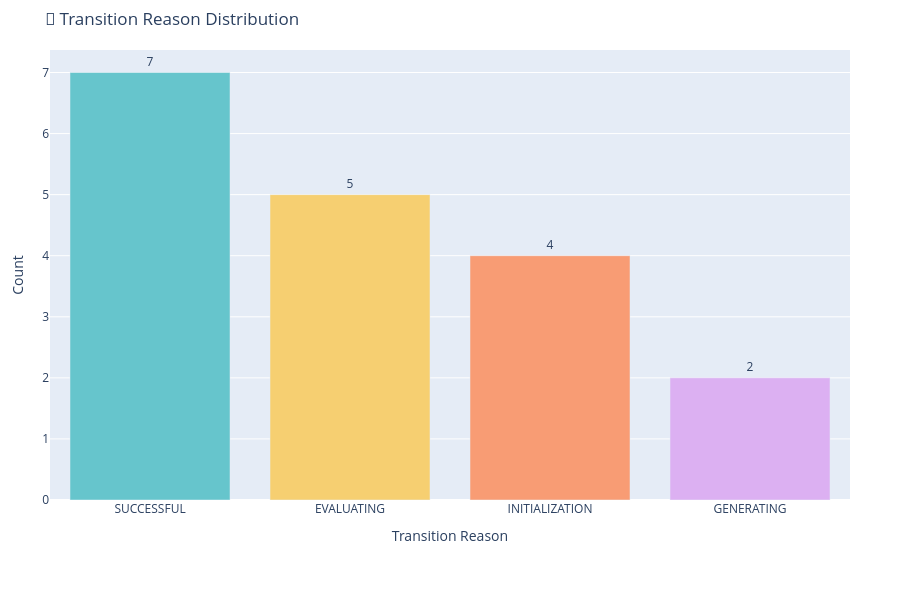

Notebook code for this chart:
### Markdown cell above
### 📊 Transition Reason Distribution

This code generates a **countplot** to visualize the distribution of **transition reasons** across the FSM state transitions.

#### 🧠 What this code does:

* **Prepares the data**: The `reason_label` column is created by splitting the `reason` field, showing only the part of the reason after the last period (`.`), making the labels more readable (e.g., `SUCCESSFUL` instead of `TRANSITION_REASON_TYPE.SUCCESSFUL`).

* **Creates a countplot**:

  * The `x-axis` shows **transition reasons**, and the `y-axis` shows the **count of occurrences** for each reason.
  * **Color-coded** by reason, where each reason has its own distinct color to aid in visual differentiation.

#### 🔍 What you're observing:

* A **countplot** showing the **distribution of transition reasons** across all recorded FSM transitions.
* The **x-axis** labels represent different types of reasons for state transitions (such as `INITIALIZATION`, `SUCCESSFUL`, `EVALUATING`, etc.).
* The **y-axis** shows how often each reason occurs in the data, providing insight into the frequency of different transition types.

This visualization helps you quickly assess the **most common reasons** for transitions and identify potential patterns or anomalies in the state machine's operation.

### Code cell
import plotly.express as px

# Step 1: Copy and clean
df_reasons = df.copy()
df_reasons["reason_label"] = df_reasons["reason"].apply(lambda x: x.split(".")[-1] if isinstance(x, str) else "Unknown")

# Step 2: Count transition reasons
reason_counts = (
    df_reasons["reason_label"]
    .value_counts()
    .rename_axis("reason_label")
    .reset_index(name="reason_count")
    .sort_values("reason_count", ascending=False)
)

# Step 3: Plot
fig = px.bar(
    reason_counts,
    x="reason_label",
    y="reason_count",
    text="reason_count",
    title="🔄 Transition Reason Distribution",
    labels={"reason_label": "Transition Reason", "reason_count": "Count"},
    color="reason_label",
    color_discrete_sequence=px.colors.qualitative.Pastel
)

fig.update_traces(textposition="outside")

fig.update_layout(
    height=600,
    xaxis_title="Transition Reason",
    yaxis_title="Count",
    margin=dict(l=50, r=50, t=50, b=100),
    showlegend=False
)

fig.show()

### Figure 1 — Plotly figure (JSON) as saved in the notebook; plotly's stock layout.template omitted (floating-point values rounded to 4 significant figures)
{"data": [{"hovertemplate": "Transition Reason=%{x}<br>Count=%{text}<extra></extra>", "legendgroup": "SUCCESSFUL", "marker": {"color": "rgb(102, 197, 204)", "pattern": {"shape": ""}}, "name": "SUCCESSFUL", "orientation": "v", "showlegend": true, "text": [7.0], "textposition": "outside", "type": "bar", "x": ["SUCCESSFUL"], "xaxis": "x", "y": [7], "yaxis": "y"}, {"hovertemplate": "Transition Reason=%{x}<br>Count=%{text}<extra></extra>", "legendgroup": "EVALUATING", "marker": {"color": "rgb(246, 207, 113)", "pattern": {"shape": ""}}, "name": "EVALUATING", "orientation": "v", "showlegend": true, "text": [5.0], "textposition": "outside", "type": "bar", "x": ["EVALUATING"], "xaxis": "x", "y": [5], "yaxis": "y"}, {"hovertemplate": "Transition Reason=%{x}<br>Count=%{text}<extra></extra>", "legendgroup": "INITIALIZATION", "marker": {"color": "rgb(248, 156, 116)", "pattern": {"shape": ""}}, "name": "INITIALIZATION", "orientation": "v", "showlegend": true, "text": [4.0], "textposition": "outside", "type": "bar", "x": ["INITIALIZATION"], "xaxis": "x", "y": [4], "yaxis": "y"}, {"hovertemplate": "Transition Reason=%{x}<br>Count=%{text}<extra></extra>", "legendgroup": "GENERATING", "marker": {"color": "rgb(220, 176, 242)", "pattern": {"shape": ""}}, "name": "GENERATING", "orientation": "v", "showlegend": true, "text": [2.0], "textposition": "outside", "type": "bar", "x": ["GENERATING"], "xaxis": "x", "y": [2], "yaxis": "y"}], "layout": {"barmode": "relative", "height": 600, "legend": {"title": {"text": "Transition Reason"}, "tracegroupgap": 0}, "margin": {"b": 100, "l": 50, "r": 50, "t": 50}, "showlegend": false, "title": {"text": "🔄 Transition Reason Distribution"}, "xaxis": {"anchor": "y", "categoryarray": ["SUCCESSFUL", "EVALUATING", "INITIALIZATION", "GENERATING"], "categoryorder": "array", "domain": [0, 1], "title": {"text": "Transition Reason"}}, "yaxis": {"anchor": "x", "domain": [0, 1], "title": {"text": "Count"}}}}
